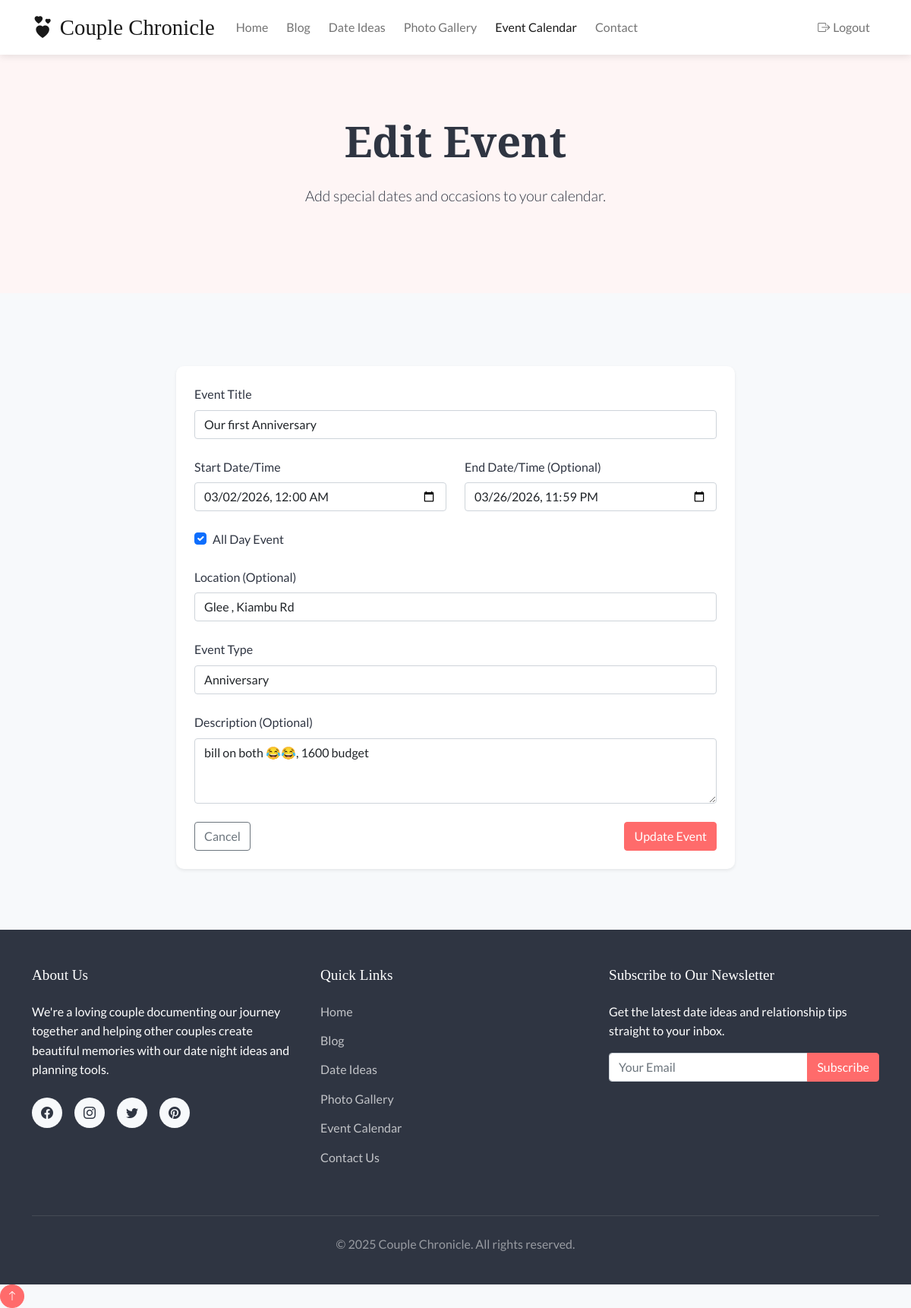
Page /calendar/1/edit (signed in) on the committed database.
### models.py (models this page shows, shortened)
class Event(db.Model):
    id = db.Column(db.Integer, primary_key=True)
    title = db.Column(db.String(120), nullable=False)
    description = db.Column(db.Text)
    start_date = db.Column(db.DateTime, nullable=False)
    end_date = db.Column(db.DateTime)
    all_day = db.Column(db.Boolean, default=False)
    location = db.Column(db.String(120))
    event_type = db.Column(db.String(50))  # e.g., "Anniversary", "Date", "Birthday", etc.
    created_at = db.Column(db.DateTime, default=datetime.utcnow)
    user_id = db.Column(db.Integer, db.ForeignKey('user.id'), nullable=False)

### routes/calendar.py (the view, shortened to what this page needs)
@calendar_bp.route('/<int:id>/edit', methods=['GET', 'POST'])
@login_required
def edit(id):
    event = Event.query.get_or_404(id)
    if not current_user.is_admin and event.user_id != current_user.id:
        abort(403)
    form = EventForm(obj=event)
    return render_template('calendar/create.html', form=form, event=event, title='Edit Event')

### forms.py
class EventForm(FlaskForm):
    title = StringField('Title', validators=[DataRequired(), Length(min=3, max=120)])
    description = TextAreaField('Description', validators=[Optional()])
    start_date = DateTimeField('Start Date/Time', format='%Y-%m-%dT%H:%M', validators=[DataRequired()])
    end_date = DateTimeField('End Date/Time', format='%Y-%m-%dT%H:%M', validators=[Optional()])
    all_day = BooleanField('All Day Event')
    location = StringField('Location', validators=[Optional(), Length(max=120)])
    event_type = SelectField('Event Type', choices=[
        ('anniversary', 'Anniversary'),
        ('date', 'Date Night'),
        ('birthday', 'Birthday'),
        ('special', 'Special Occasion'),
        ('other', 'Other')
    ])

### app.py (called while the page is built)
@app.context_processor
def inject_now():
    return {'now': datetime.utcnow()}

@login_manager.user_loader
def load_user(user_id):
    from models import User
    return User.query.get(int(user_id))

### templates/calendar/create.html (shortened to what this page needs)
{% extends 'base.html' %}
{% block content %}
<section class="hero text-center">
    <div class="container">
        <h1 class="display-4 fw-bold">{{ title if title else "Create Event" }}</h1>
        <p class="lead">Add special dates and occasions to your calendar.</p>
    </div>
</section>
<section class="container py-5">
    <div class="row justify-content-center">
        <div class="col-lg-8">
            <div class="card shadow-sm">
                <div class="card-body p-4">
                    <form method="POST" action="{{
                        url_for('calendar.edit', id=event.id) if event else url_for('calendar.create')
                    }}">
                        <div class="mb-4">
                            <label for="title" class="form-label">Event Title</label>
                            {{ form.title(class="form-control", placeholder="Enter event title") }}
                        </div>
                        <div class="row">
                            <div class="col-md-6 mb-4">
                                <label for="start_date" class="form-label">Start Date/Time</label>
                                {{ form.start_date(class="form-control", type="datetime-local") }}
                            </div>
                            <div class="col-md-6 mb-4">
                                <label for="end_date" class="form-label">End Date/Time (Optional)</label>
                                {{ form.end_date(class="form-control", type="datetime-local") }}
                            </div>
                        </div>
                        <div class="mb-4 form-check">
                            {{ form.all_day(class="form-check-input", id="all_day") }}
                            <label class="form-check-label" for="all_day">All Day Event</label>
                        </div>
                        <div class="mb-4">
                            <label for="location" class="form-label">Location (Optional)</label>
                            {{ form.location(class="form-control", placeholder="Enter event location") }}
                        </div>
                        <div class="mb-4">
                            <label for="event_type" class="form-label">Event Type</label>
                            {{ form.event_type(class="form-control") }}
                        </div>
                        <div class="mb-4">
                            <label for="description" class="form-label">Description (Optional)</label>
                            {{ form.description(class="form-control", rows="3", placeholder="Add details about this event") }}
                        </div>
                        <div class="d-flex justify-content-between">
                            <a href="{{ url_for('calendar.index') }}" class="btn btn-outline-secondary">Cancel</a>
                            <button type="submit" class="btn btn-primary">
                                {% if event %}Update{% else %}Create{% endif %} Event
                            </button>
                        </div>
                    </form>
                </div>
            </div>
        </div>
    </div>
</section>
{% endblock %}

### static/css/style.css (style rules this page uses)
:root { --primary-color: #FF6B6B; --secondary-color: #4ECDC4; --accent-color: #FFD166; --light-color: #F7F9FB; --dark-color: #2F3542; --gray-color: #747D8C; --soft-pink: #FDA7DF; --lavender: #D6A2E8; --font-heading: 'Playfair Display', serif; --font-body: 'Lato', sans-serif; }
body { font-family: var(--font-body); color: var(--dark-color); background-color: var(--light-color); line-height: 1.6; }
h1, h2, h3, h4, h5, h6 { font-family: var(--font-heading); margin-bottom: 1rem; color: var(--dark-color); }
a { color: var(--primary-color); text-decoration: none; transition: all 0.3s ease; }
.btn-primary { background-color: var(--primary-color); border-color: var(--primary-color); }
.hero { background-color: #fef5f5; padding: 5rem 0; margin-bottom: 3rem; position: relative; overflow: hidden; }
.hero::before { content: ''; position: absolute; top: 0; left: 0; width: 100%; height: 100%; background-image: url('https://cdn.jsdelivr.net/gh/feathericons/feather@4.29.0/icons/heart.svg'); background-repeat: repeat; background-size: 100px; opacity: 0.03; z-index: 0; }
.hero h1 { font-size: 3.5rem; margin-bottom: 1.5rem; position: relative; z-index: 1; }
.hero p { font-size: 1.2rem; max-width: 80%; margin: 0 auto 2rem; position: relative; z-index: 1; }
.card { border-radius: 10px; overflow: hidden; transition: transform 0.3s ease, box-shadow 0.3s ease; margin-bottom: 2rem; border: none; box-shadow: 0 5px 15px rgba(0, 0, 0, 0.05); }

### rows in the picture
Event: title "Our first Anniversary", start_date "03/02/2026 00:00", end_date "03/26/2026 23:59", all_day "☑", location "Glee , Kiambu Rd", event_type "Anniversary", description "bill on both 😂😂, 1600 budget"

### other values in the picture
{{ title if title else "Create Event" }} "Edit Event"
